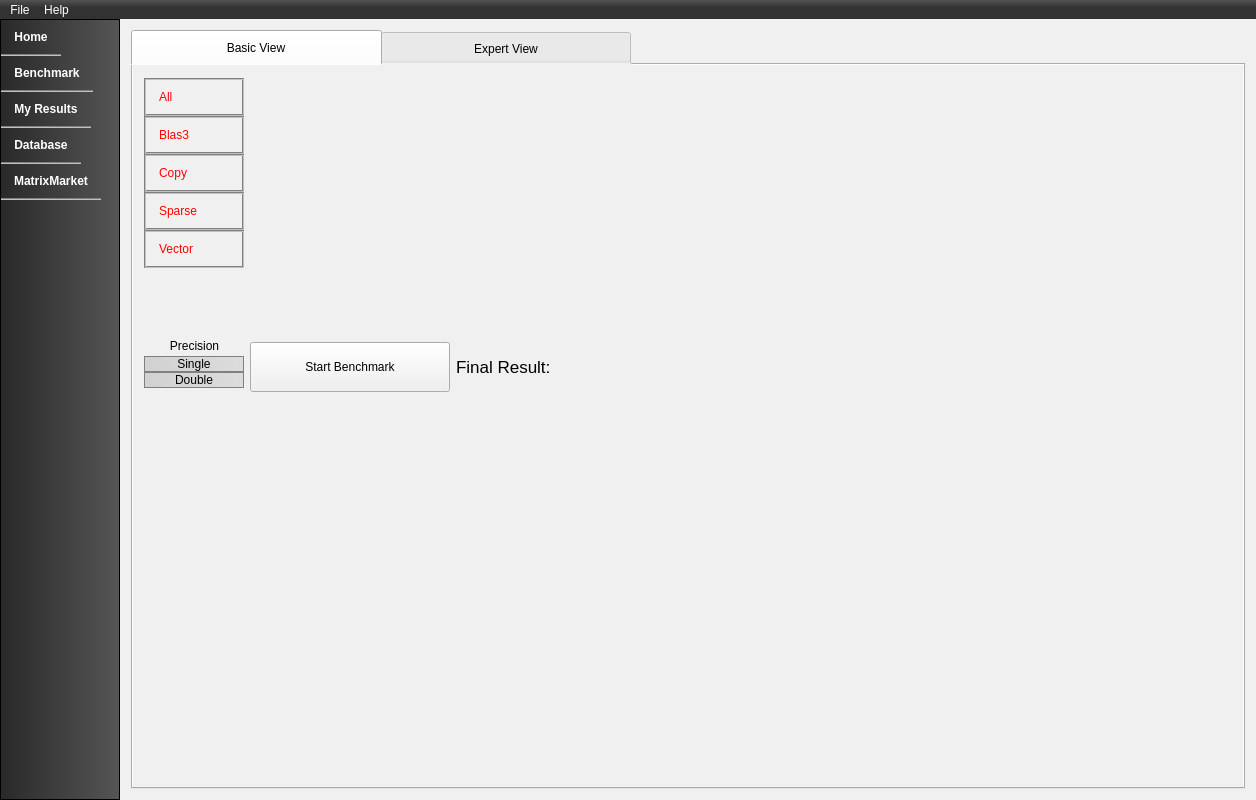
<?xml version="1.0" encoding="UTF-8"?>
<ui version="4.0">
 <class>MainWindow</class>
 <widget class="QMainWindow" name="MainWindow">
  <property name="geometry">
   <rect>
    <x>0</x>
    <y>0</y>
    <width>1125</width>
    <height>800</height>
   </rect>
  </property>
  <property name="windowTitle">
   <string>ViennaCL Benchmark</string>
  </property>
  <property name="windowIcon">
   <iconset resource="../../resources/otherFiles.qrc">
    <normaloff>:/resources/images/benchmarkIcon.ico</normaloff>:/resources/images/benchmarkIcon.ico</iconset>
  </property>
  <widget class="QWidget" name="centralWidget">
   <layout class="QGridLayout" name="mainGridLayout">
    <property name="leftMargin">
     <number>0</number>
    </property>
    <property name="topMargin">
     <number>0</number>
    </property>
    <property name="rightMargin">
     <number>0</number>
    </property>
    <property name="bottomMargin">
     <number>0</number>
    </property>
    <item row="0" column="0">
     <layout class="QHBoxLayout" name="horizontalLayout">
      <property name="spacing">
       <number>0</number>
      </property>
      <item>
       <widget class="MenuListWidget" name="menuListWidget">
        <property name="sizePolicy">
         <sizepolicy hsizetype="Fixed" vsizetype="MinimumExpanding">
          <horstretch>0</horstretch>
          <verstretch>0</verstretch>
         </sizepolicy>
        </property>
        <property name="maximumSize">
         <size>
          <width>120</width>
          <height>16777215</height>
         </size>
        </property>
        <property name="font">
         <font>
          <weight>75</weight>
          <bold>true</bold>
         </font>
        </property>
        <property name="focusPolicy">
         <enum>Qt::NoFocus</enum>
        </property>
        <property name="styleSheet">
         <string notr="true">QListWidget 
{ 
background: qlineargradient(spread:pad, x1:0, y1:0, x2:1, y2:0, stop:0 rgba(41, 41, 41, 255), stop:1 rgba(85, 85, 85, 255));  
}

QListWidget::item:hover 
{ 
background: qlineargradient(spread:pad, x1:0, y1:0, x2:1, y2:0, stop:0 rgba(150, 150, 150, 255), stop:1 rgba(200, 200, 200, 255));
}

QListWidget::item:selected 
{ 
background: qlineargradient(spread:pad, x1:0, y1:0, x2:1, y2:0, stop:0 rgba(200, 200, 200, 200), stop:1 rgba(220, 220, 220, 255)); 
border-top: 2px groove gray; 
color: #404040;
}
QIcon
{
background: red;selection-color: red; 
}


QIcon::selected
{
background: red;selection-color: red; 
}

QListWidget::item 
{ 
padding: 10px; color: white; 
border-bottom: 2px groove gray; 
}</string>
        </property>
        <property name="verticalScrollBarPolicy">
         <enum>Qt::ScrollBarAlwaysOff</enum>
        </property>
        <property name="horizontalScrollBarPolicy">
         <enum>Qt::ScrollBarAlwaysOff</enum>
        </property>
        <property name="autoScroll">
         <bool>false</bool>
        </property>
        <property name="editTriggers">
         <set>QAbstractItemView::NoEditTriggers</set>
        </property>
        <property name="dragDropMode">
         <enum>QAbstractItemView::NoDragDrop</enum>
        </property>
        <property name="selectionMode">
         <enum>QAbstractItemView::SingleSelection</enum>
        </property>
        <property name="selectionBehavior">
         <enum>QAbstractItemView::SelectItems</enum>
        </property>
        <property name="iconSize">
         <size>
          <width>32</width>
          <height>32</height>
         </size>
        </property>
        <property name="textElideMode">
         <enum>Qt::ElideMiddle</enum>
        </property>
        <property name="movement">
         <enum>QListView::Static</enum>
        </property>
        <property name="flow">
         <enum>QListView::TopToBottom</enum>
        </property>
        <property name="isWrapping" stdset="0">
         <bool>true</bool>
        </property>
        <property name="layoutMode">
         <enum>QListView::SinglePass</enum>
        </property>
        <property name="viewMode">
         <enum>QListView::IconMode</enum>
        </property>
        <property name="selectionRectVisible">
         <bool>true</bool>
        </property>
        <property name="currentRow">
         <number>-1</number>
        </property>
        <item>
         <property name="text">
          <string>Home</string>
         </property>
         <property name="textAlignment">
          <set>AlignHCenter|AlignTop</set>
         </property>
         <property name="icon">
          <iconset resource="../../resources/icons.qrc">
           <normaloff>:/icons/icons/home_w.png</normaloff>:/icons/icons/home_w.png</iconset>
         </property>
        </item>
        <item>
         <property name="text">
          <string>Benchmark</string>
         </property>
         <property name="textAlignment">
          <set>AlignHCenter|AlignVCenter|AlignCenter</set>
         </property>
         <property name="icon">
          <iconset resource="../../resources/icons.qrc">
           <normaloff>:/icons/icons/bar_chart.png</normaloff>:/icons/icons/bar_chart.png</iconset>
         </property>
        </item>
        <item>
         <property name="text">
          <string>My Results</string>
         </property>
         <property name="textAlignment">
          <set>AlignHCenter|AlignVCenter|AlignCenter</set>
         </property>
         <property name="icon">
          <iconset resource="../../resources/icons.qrc">
           <normaloff>:/icons/icons/benchmarkIcon2.png</normaloff>:/icons/icons/benchmarkIcon2.png</iconset>
         </property>
        </item>
        <item>
         <property name="text">
          <string>Database</string>
         </property>
         <property name="textAlignment">
          <set>AlignHCenter|AlignVCenter|AlignCenter</set>
         </property>
         <property name="icon">
          <iconset resource="../../resources/icons.qrc">
           <normaloff>:/icons/icons/db.png</normaloff>:/icons/icons/db.png</iconset>
         </property>
        </item>
        <item>
         <property name="text">
          <string>MatrixMarket</string>
         </property>
         <property name="textAlignment">
          <set>AlignHCenter|AlignVCenter|AlignCenter</set>
         </property>
         <property name="icon">
          <iconset resource="../../resources/icons.qrc">
           <normaloff>:/icons/icons/matrix.gif</normaloff>:/icons/icons/matrix.gif</iconset>
         </property>
        </item>
       </widget>
      </item>
      <item>
       <widget class="QStackedWidget" name="stackedWidget">
        <property name="currentIndex">
         <number>1</number>
        </property>
        <widget class="QWidget" name="homePage">
         <property name="styleSheet">
          <string notr="true">QWidget 
{ 
background: #F0F0F0; 
}
</string>
         </property>
         <layout class="QGridLayout" name="gridLayout_3">
          <item row="4" column="0">
           <widget class="QGroupBox" name="homeOptionsBox">
            <property name="toolTip">
             <string>&lt;html&gt;&lt;head/&gt;&lt;body&gt;&lt;p&gt;The ViennaCL project will greatly benefit from your uploaded benchmark results.&lt;/p&gt;&lt;/body&gt;&lt;/html&gt;</string>
            </property>
            <property name="title">
             <string>Options</string>
            </property>
            <layout class="QGridLayout" name="gridLayout_6">
             <item row="1" column="0">
              <widget class="QCheckBox" name="homeMatrixTestDataCheckBox">
               <property name="text">
                <string>Use default matrix test data</string>
               </property>
               <property name="checked">
                <bool>true</bool>
               </property>
              </widget>
             </item>
             <item row="0" column="0">
              <widget class="QCheckBox" name="homeAutoUploadCheckBox">
               <property name="text">
                <string>Automatic benchmark result upload</string>
               </property>
               <property name="checked">
                <bool>true</bool>
               </property>
              </widget>
             </item>
            </layout>
           </widget>
          </item>
          <item row="1" column="1">
           <spacer name="verticalSpacer">
            <property name="orientation">
             <enum>Qt::Vertical</enum>
            </property>
            <property name="sizeHint" stdset="0">
             <size>
              <width>20</width>
              <height>40</height>
             </size>
            </property>
           </spacer>
          </item>
          <item row="4" column="2">
           <widget class="QGroupBox" name="homeQuickStartBox">
            <property name="title">
             <string>Quick Start</string>
            </property>
            <layout class="QHBoxLayout" name="horizontalLayout_2">
             <item>
              <widget class="QPushButton" name="homeQuickStartButon">
               <property name="text">
                <string>Run Benchmark</string>
               </property>
              </widget>
             </item>
             <item>
              <spacer name="horizontalSpacer">
               <property name="orientation">
                <enum>Qt::Horizontal</enum>
               </property>
               <property name="sizeHint" stdset="0">
                <size>
                 <width>40</width>
                 <height>20</height>
                </size>
               </property>
              </spacer>
             </item>
            </layout>
           </widget>
          </item>
          <item row="4" column="1">
           <widget class="QGroupBox" name="homeAboutBox">
            <property name="title">
             <string>About</string>
            </property>
            <layout class="QGridLayout" name="gridLayout_5">
             <item row="1" column="0">
              <widget class="QLabel" name="homeAboutLabel">
               <property name="sizePolicy">
                <sizepolicy hsizetype="Preferred" vsizetype="Preferred">
                 <horstretch>0</horstretch>
                 <verstretch>0</verstretch>
                </sizepolicy>
               </property>
               <property name="text">
                <string>Welcome to ViennaCL Benchmark GUI. 
This program uses the ViennaCL computing library to benchmark the performance of your GPU.
ViennaCL is a free open-source linear algebra library for computations on many-core architectures (GPUs, MIC) and multi-core CPUs.
The library is written in C++ and supports CUDA, OpenCL, and OpenMP.</string>
               </property>
              </widget>
             </item>
            </layout>
           </widget>
          </item>
          <item row="2" column="0" colspan="3">
           <widget class="QGroupBox" name="homeSystemInfoBox">
            <property name="title">
             <string>System Info</string>
            </property>
            <layout class="QVBoxLayout" name="verticalLayout_3"/>
           </widget>
          </item>
          <item row="0" column="0" colspan="3">
           <widget class="QLabel" name="homeLabel">
            <property name="text">
             <string/>
            </property>
            <property name="pixmap">
             <pixmap resource="../../resources/otherFiles.qrc">:/resources/images/viennacl-logo.png</pixmap>
            </property>
            <property name="alignment">
             <set>Qt::AlignCenter</set>
            </property>
           </widget>
          </item>
         </layout>
        </widget>
        <widget class="QWidget" name="benchmarkPage">
         <property name="styleSheet">
          <string notr="true">QWidget 
{ 
background:#F0F0F0; 
}
</string>
         </property>
         <layout class="QGridLayout" name="gridLayout">
          <item row="0" column="0">
           <widget class="QTabWidget" name="benchmarkPageTabWidget">
            <property name="styleSheet">
             <string notr="true">QTabBar::tab{width: 250px;
height: 35px;}</string>
            </property>
            <property name="tabShape">
             <enum>QTabWidget::Rounded</enum>
            </property>
            <property name="currentIndex">
             <number>0</number>
            </property>
            <widget class="QWidget" name="basic_BenchmarkTab">
             <attribute name="title">
              <string>Basic View</string>
             </attribute>
             <layout class="QGridLayout" name="gridLayout_2">
              <item row="9" column="0" colspan="3">
               <widget class="CollapseWidget" name="basic_CollapseWidget" native="true">
                <property name="sizePolicy">
                 <sizepolicy hsizetype="Preferred" vsizetype="Expanding">
                  <horstretch>0</horstretch>
                  <verstretch>0</verstretch>
                 </sizepolicy>
                </property>
               </widget>
              </item>
              <item row="7" column="0">
               <widget class="QGroupBox" name="basic_PrecisionGroupBox">
                <property name="styleSheet">
                 <string notr="true">QGroupBox
{
padding-top: 10px;
	border: 0px;
}
QPushButton 
{ 
background: rgba(240,240,240,255);
border: 0px;
}

QPushButton:checked 
{ 
background: qlineargradient(spread:pad, x1:0, y1:0, x2:1, y2:0, stop:0 rgba(200, 200, 200, 200), stop:1 rgba(220, 220, 220, 255)); 
border-bottom: 1px groove gray; 
border-left: 1px groove gray; 
border-right: 1px groove gray; 
border-top: 1px groove gray; 
}</string>
                </property>
                <property name="title">
                 <string>Precision</string>
                </property>
                <property name="alignment">
                 <set>Qt::AlignCenter</set>
                </property>
                <property name="flat">
                 <bool>false</bool>
                </property>
                <property name="checkable">
                 <bool>false</bool>
                </property>
                <layout class="QGridLayout" name="gridLayout_4">
                 <property name="leftMargin">
                  <number>0</number>
                 </property>
                 <property name="topMargin">
                  <number>9</number>
                 </property>
                 <property name="rightMargin">
                  <number>0</number>
                 </property>
                 <property name="bottomMargin">
                  <number>9</number>
                 </property>
                 <property name="horizontalSpacing">
                  <number>6</number>
                 </property>
                 <property name="verticalSpacing">
                  <number>0</number>
                 </property>
                 <item row="1" column="0">
                  <widget class="QPushButton" name="basic_DoubleButton">
                   <property name="styleSheet">
                    <string notr="true"/>
                   </property>
                   <property name="text">
                    <string>Double</string>
                   </property>
                   <property name="icon">
                    <iconset resource="../../resources/icons.qrc">
                     <normaloff>:/icons/icons/checkTrue.png</normaloff>:/icons/icons/checkTrue.png</iconset>
                   </property>
                   <property name="checkable">
                    <bool>true</bool>
                   </property>
                   <property name="checked">
                    <bool>true</bool>
                   </property>
                   <property name="autoExclusive">
                    <bool>false</bool>
                   </property>
                   <property name="default">
                    <bool>true</bool>
                   </property>
                   <property name="flat">
                    <bool>false</bool>
                   </property>
                  </widget>
                 </item>
                 <item row="0" column="0">
                  <widget class="QPushButton" name="basic_SingleButton">
                   <property name="styleSheet">
                    <string notr="true"/>
                   </property>
                   <property name="text">
                    <string>Single</string>
                   </property>
                   <property name="icon">
                    <iconset resource="../../resources/icons.qrc">
                     <normaloff>:/icons/icons/checkTrue.png</normaloff>:/icons/icons/checkTrue.png</iconset>
                   </property>
                   <property name="checkable">
                    <bool>true</bool>
                   </property>
                   <property name="checked">
                    <bool>true</bool>
                   </property>
                   <property name="autoExclusive">
                    <bool>false</bool>
                   </property>
                   <property name="default">
                    <bool>true</bool>
                   </property>
                   <property name="flat">
                    <bool>false</bool>
                   </property>
                  </widget>
                 </item>
                </layout>
               </widget>
              </item>
              <item row="0" column="0">
               <widget class="BenchmarkListWidget" name="basic_BenchmarkListWidget">
                <property name="sizePolicy">
                 <sizepolicy hsizetype="Fixed" vsizetype="MinimumExpanding">
                  <horstretch>0</horstretch>
                  <verstretch>0</verstretch>
                 </sizepolicy>
                </property>
                <property name="minimumSize">
                 <size>
                  <width>100</width>
                  <height>250</height>
                 </size>
                </property>
                <property name="maximumSize">
                 <size>
                  <width>100</width>
                  <height>250</height>
                 </size>
                </property>
                <property name="baseSize">
                 <size>
                  <width>0</width>
                  <height>0</height>
                 </size>
                </property>
                <property name="focusPolicy">
                 <enum>Qt::NoFocus</enum>
                </property>
                <property name="styleSheet">
                 <string notr="true">QListWidget 
{ 
/*background: qlineargradient(spread:pad, x1:0, y1:0, x2:1, y2:0, stop:0 rgba(41, 41, 41, 255), stop:1 rgba(85, 85, 85, 255));  */
background: rgba(240,240,240,255);
border: 0px;
}

QListWidget::item:hover 
{ 
background: qlineargradient(spread:pad, x1:0, y1:0, x2:1, y2:0, stop:0 rgba(150, 150, 150, 255), stop:1 rgba(200, 200, 200, 255));
}

QListWidget::item:selected 
{ 
background: qlineargradient(spread:pad, x1:0, y1:0, x2:1, y2:0, stop:0 rgba(200, 200, 200, 200), stop:1 rgba(220, 220, 220, 255)); 
border-top: 4px groove gray; 
color: #404040;
}
QIcon
{
background: red;selection-color: red; 
}


QIcon::selected
{
background: red;selection-color: red; 
}

QListWidget::item 
{ 
padding: 10px; 
color: red; 
border-bottom: 2px groove gray; 
border-left: 2px groove gray; 
border-right: 2px groove gray; 
border-top: 2px groove gray; 
}</string>
                </property>
                <property name="verticalScrollBarPolicy">
                 <enum>Qt::ScrollBarAlwaysOff</enum>
                </property>
                <property name="horizontalScrollBarPolicy">
                 <enum>Qt::ScrollBarAlwaysOff</enum>
                </property>
                <property name="autoScroll">
                 <bool>false</bool>
                </property>
                <property name="autoScrollMargin">
                 <number>0</number>
                </property>
                <property name="editTriggers">
                 <set>QAbstractItemView::NoEditTriggers</set>
                </property>
                <property name="tabKeyNavigation">
                 <bool>false</bool>
                </property>
                <property name="selectionMode">
                 <enum>QAbstractItemView::MultiSelection</enum>
                </property>
                <property name="verticalScrollMode">
                 <enum>QAbstractItemView::ScrollPerItem</enum>
                </property>
                <property name="flow">
                 <enum>QListView::TopToBottom</enum>
                </property>
                <property name="isWrapping" stdset="0">
                 <bool>false</bool>
                </property>
                <property name="viewMode">
                 <enum>QListView::ListMode</enum>
                </property>
                <property name="selectionRectVisible">
                 <bool>false</bool>
                </property>
                <item>
                 <property name="text">
                  <string>All</string>
                 </property>
                 <property name="background">
                  <brush brushstyle="NoBrush">
                   <color alpha="255">
                    <red>0</red>
                    <green>0</green>
                    <blue>0</blue>
                   </color>
                  </brush>
                 </property>
                 <property name="icon">
                  <iconset resource="../../resources/icons.qrc">
                   <normaloff>:/icons/icons/checkTrue.png</normaloff>:/icons/icons/checkTrue.png</iconset>
                 </property>
                </item>
                <item>
                 <property name="text">
                  <string>Blas3</string>
                 </property>
                 <property name="icon">
                  <iconset resource="../../resources/icons.qrc">
                   <normaloff>:/icons/icons/checkTrue.png</normaloff>:/icons/icons/checkTrue.png</iconset>
                 </property>
                </item>
                <item>
                 <property name="text">
                  <string>Copy</string>
                 </property>
                 <property name="icon">
                  <iconset resource="../../resources/icons.qrc">
                   <normaloff>:/icons/icons/checkTrue.png</normaloff>:/icons/icons/checkTrue.png</iconset>
                 </property>
                </item>
                <item>
                 <property name="text">
                  <string>Sparse</string>
                 </property>
                 <property name="icon">
                  <iconset resource="../../resources/icons.qrc">
                   <normaloff>:/icons/icons/checkTrue.png</normaloff>:/icons/icons/checkTrue.png</iconset>
                 </property>
                </item>
                <item>
                 <property name="text">
                  <string>Vector</string>
                 </property>
                 <property name="icon">
                  <iconset resource="../../resources/icons.qrc">
                   <normaloff>:/icons/icons/checkTrue.png</normaloff>:/icons/icons/checkTrue.png</iconset>
                 </property>
                </item>
               </widget>
              </item>
              <item row="0" column="1" colspan="2">
               <widget class="QCustomPlot" name="basic_FinalResultPlot" native="true">
                <property name="sizePolicy">
                 <sizepolicy hsizetype="Preferred" vsizetype="MinimumExpanding">
                  <horstretch>0</horstretch>
                  <verstretch>0</verstretch>
                 </sizepolicy>
                </property>
                <property name="minimumSize">
                 <size>
                  <width>0</width>
                  <height>255</height>
                 </size>
                </property>
                <property name="maximumSize">
                 <size>
                  <width>16777215</width>
                  <height>255</height>
                 </size>
                </property>
               </widget>
              </item>
              <item row="7" column="2">
               <widget class="QLabel" name="basic_FinalResultLabel">
                <property name="sizePolicy">
                 <sizepolicy hsizetype="Minimum" vsizetype="Minimum">
                  <horstretch>0</horstretch>
                  <verstretch>0</verstretch>
                 </sizepolicy>
                </property>
                <property name="font">
                 <font>
                  <pointsize>13</pointsize>
                  <weight>50</weight>
                  <bold>false</bold>
                  <underline>false</underline>
                  <strikeout>false</strikeout>
                  <kerning>true</kerning>
                 </font>
                </property>
                <property name="text">
                 <string>Final Result:</string>
                </property>
               </widget>
              </item>
              <item row="7" column="1">
               <widget class="QPushButton" name="basic_StartBenchmarkButton">
                <property name="minimumSize">
                 <size>
                  <width>0</width>
                  <height>0</height>
                 </size>
                </property>
                <property name="maximumSize">
                 <size>
                  <width>200</width>
                  <height>50</height>
                 </size>
                </property>
                <property name="text">
                 <string>Start Benchmark</string>
                </property>
               </widget>
              </item>
             </layout>
            </widget>
            <widget class="QWidget" name="expertBenchmarkTab">
             <attribute name="title">
              <string>Expert View</string>
             </attribute>
            </widget>
           </widget>
          </item>
         </layout>
        </widget>
        <widget class="QWidget" name="myResultsPage">
         <layout class="QVBoxLayout" name="verticalLayout">
          <item>
           <widget class="QLabel" name="myResultsLabel">
            <property name="text">
             <string>My Result History</string>
            </property>
           </widget>
          </item>
          <item>
           <widget class="QTableWidget" name="myResultsTable">
            <property name="editTriggers">
             <set>QAbstractItemView::NoEditTriggers</set>
            </property>
            <row>
             <property name="text">
              <string>1.</string>
             </property>
            </row>
            <row>
             <property name="text">
              <string>2.</string>
             </property>
            </row>
            <column>
             <property name="text">
              <string>Date</string>
             </property>
            </column>
            <column>
             <property name="text">
              <string>Result</string>
             </property>
            </column>
            <column>
             <property name="text">
              <string>Note</string>
             </property>
            </column>
            <item row="0" column="0">
             <property name="text">
              <string>23.06.2014</string>
             </property>
            </item>
            <item row="0" column="1">
             <property name="text">
              <string>7560</string>
             </property>
            </item>
            <item row="0" column="2">
             <property name="text">
              <string>Test1</string>
             </property>
            </item>
            <item row="1" column="0">
             <property name="text">
              <string>24.06.2014</string>
             </property>
            </item>
            <item row="1" column="1">
             <property name="text">
              <string>7850</string>
             </property>
            </item>
            <item row="1" column="2">
             <property name="text">
              <string>Test2</string>
             </property>
            </item>
           </widget>
          </item>
         </layout>
        </widget>
        <widget class="QWidget" name="databasePage">
         <layout class="QVBoxLayout" name="verticalLayout_2">
          <item>
           <widget class="QLabel" name="databaseLabel">
            <property name="text">
             <string>Online Result Database</string>
            </property>
           </widget>
          </item>
          <item>
           <widget class="QTableWidget" name="databaseTable">
            <row>
             <property name="text">
              <string>1.</string>
             </property>
            </row>
            <row>
             <property name="text">
              <string>2.</string>
             </property>
            </row>
            <column>
             <property name="text">
              <string>Date</string>
             </property>
            </column>
            <column>
             <property name="text">
              <string>Result</string>
             </property>
            </column>
            <column>
             <property name="text">
              <string>Note</string>
             </property>
            </column>
            <item row="0" column="0">
             <property name="text">
              <string>23.06.2014</string>
             </property>
            </item>
            <item row="0" column="1">
             <property name="text">
              <string>7560</string>
             </property>
            </item>
            <item row="0" column="2">
             <property name="text">
              <string>Test1</string>
             </property>
            </item>
            <item row="1" column="0">
             <property name="text">
              <string>24.06.2014</string>
             </property>
            </item>
            <item row="1" column="1">
             <property name="text">
              <string>7850</string>
             </property>
            </item>
            <item row="1" column="2">
             <property name="text">
              <string>Test2</string>
             </property>
            </item>
           </widget>
          </item>
         </layout>
        </widget>
        <widget class="QWidget" name="matrixMarketPage">
         <layout class="QGridLayout" name="gridLayout_8">
          <property name="leftMargin">
           <number>0</number>
          </property>
          <property name="topMargin">
           <number>0</number>
          </property>
          <property name="rightMargin">
           <number>0</number>
          </property>
          <property name="bottomMargin">
           <number>0</number>
          </property>
          <item row="0" column="0">
           <widget class="MatrixMarket_Widget" name="matrixMarket_Widget" native="true"/>
          </item>
         </layout>
        </widget>
       </widget>
      </item>
     </layout>
    </item>
   </layout>
  </widget>
  <widget class="QMenuBar" name="menuBar">
   <property name="geometry">
    <rect>
     <x>0</x>
     <y>0</y>
     <width>1125</width>
     <height>21</height>
    </rect>
   </property>
   <property name="styleSheet">
    <string notr="true">QMenuBar{
	background: qlineargradient(x1:0,x2:0,y1:0,y2:1,stop:0 #525252, stop:0.4 #323232);
	color: white;
}
QMenuBar:item{
	background: qlineargradient(x1:0,x2:0,y1:0,y2:1,stop:0 #525252, stop:0.4 #323232);
	color: white;
}
QMenuBar:item:selected{
	background: qlineargradient(x1:0,x2:0,y1:0,y2:1,stop:0 #787878, stop:0.4 #D8D8D8);
	color: black;
}</string>
   </property>
   <widget class="QMenu" name="menuFile">
    <property name="title">
     <string>File</string>
    </property>
    <addaction name="actionQuit"/>
   </widget>
   <widget class="QMenu" name="menuHelp">
    <property name="title">
     <string>Help</string>
    </property>
    <addaction name="actionAbout"/>
   </widget>
   <addaction name="menuFile"/>
   <addaction name="menuHelp"/>
  </widget>
  <action name="actionQuit">
   <property name="text">
    <string>Quit</string>
   </property>
  </action>
  <action name="actionAbout">
   <property name="text">
    <string>About</string>
   </property>
  </action>
 </widget>
 <layoutdefault spacing="6" margin="11"/>
 <customwidgets>
  <customwidget>
   <class>QCustomPlot</class>
   <extends>QWidget</extends>
   <header>src/ui/qcustomplot.h</header>
   <container>1</container>
  </customwidget>
  <customwidget>
   <class>MenuListWidget</class>
   <extends>QListWidget</extends>
   <header>src/ui/menulistwidget.h</header>
  </customwidget>
  <customwidget>
   <class>BenchmarkListWidget</class>
   <extends>QListWidget</extends>
   <header>src/ui/benchmarklistwidget.h</header>
  </customwidget>
  <customwidget>
   <class>CollapseWidget</class>
   <extends>QWidget</extends>
   <header>src/ui/collapsewidget.h</header>
   <container>1</container>
  </customwidget>
  <customwidget>
   <class>MatrixMarket_Widget</class>
   <extends>QWidget</extends>
   <header>src/ui/matrixmarket_widget.h</header>
   <container>1</container>
  </customwidget>
 </customwidgets>
 <resources>
  <include location="../../resources/icons.qrc"/>
  <include location="../../resources/otherFiles.qrc"/>
 </resources>
 <connections/>
 <slots>
  <slot>startBenchmark()</slot>
  <slot>updateToggleButtons()</slot>
 </slots>
</ui>
